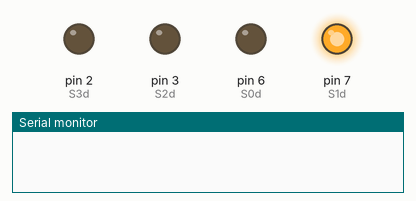
Simulated run of this sketch. Board: Arduino Uno, built with avr-gcc and run on an emulated ATmega328P. Shown: output pins drawn as LEDs (lit = HIGH), the last lines printed to the serial monitor.

Above: at 0.1 s.
At 1.7 s:
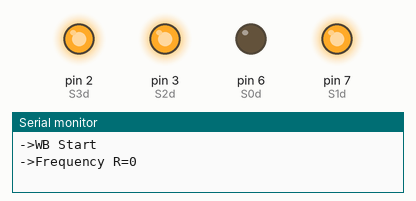
At 2.3 s:
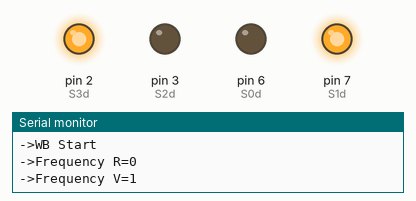
At 2.9 s:
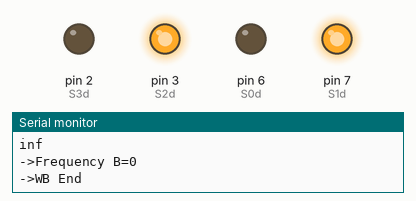
Timing chart, 0 to 4.4 s (numbered marks = the images above):
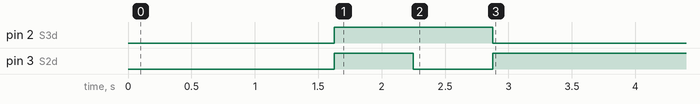

The sketch:

V2.ino
```cpp
#include <TimerOne.h>
#define S0d 6
#define S1d 7
#define S2d 3
#define S3d 2
#define OUTd 11
int Rd = 0;
int Vd = 0;
int g_countd = 0;
int g_arrayd[3];
int g_flagd = 0;
float g_SFd[3];

//#define S0g 12
//#define S1g 4
//#define S2g 8
//#define S3g 9
//#define OUTg 13
//int Rg = 0;
//int Vg = 0;
//int g_countg = 0;
//int g_arrayg[3];
//int g_flagg = 0;
//float g_SFg[3];
//bool rougeDroit, vertDroit, rougeGauche, vertGauche

void TSC_Initd()
{
  pinMode(S0d, OUTPUT);
  pinMode(S1d, OUTPUT);
  pinMode(S2d, OUTPUT);
  pinMode(S3d, OUTPUT);
  pinMode(OUTd, INPUT);
  digitalWrite(S0d, LOW);
  digitalWrite(S1d, HIGH);
}
//void TSC_Initg()
//{
  //pinMode(S0g, OUTPUT);
  //pinMode(S1g, OUTPUT);
  //pinMode(S2g, OUTPUT);
  //pinMode(S3g, OUTPUT);
  //pinMode(OUTg, INPUT);
  //digitalWrite(S0g, LOW);
  //digitalWrite(S1g, HIGH);
//}
void TSC_FilterColord(int Level01, int Level02)
{
  if (Level01 != 0)
    Level01 = HIGH;
  if (Level02 != 0)
    Level02 = HIGH;
  digitalWrite(S2d, Level01);
  digitalWrite(S3d, Level02);
}
//void TSC_FilterColorg(int Level01, int Level02)
//{
  //if (Level01 != 0)
    //Level01 = HIGH;
  //if (Level02 != 0)
    //Level02 = HIGH;
  //digitalWrite(S2g, Level01);
  //digitalWrite(S3g, Level02);
//}
void TSC_Countd()
{
  g_countd ++;
}
//void TSC_Countg()
//{
  //g_countg ++;
//}
void TSC_Callbackd()
{
  switch (g_flagd)
  {
    case 0:
      Serial.println("->WB Start");
      TSC_WBd(LOW, LOW); // Filtre sans rouge
      break;
    case 1:
      Serial.print("->Frequency R=");
      Serial.println(g_countd);
      g_arrayd[0] = g_countd;
      TSC_WBd(HIGH, HIGH); // Filtre sans vert
      break;
    case 2:
      Serial.print("->Frequency V=");
      Serial.println(g_countd);
      g_arrayd[1] = g_countd;
      TSC_WBd(LOW, HIGH); // Filtre sans bleu
      break;
    case 3:
      Serial.print("->Frequency B=");
      Serial.println(g_countd);
      Serial.println("->WB End");
      g_arrayd[2] = g_countd;
      TSC_WBd(HIGH, LOW); // Pas de filtre
      break;
    default:
      g_countd = 0;
      break;
  }
}
//void TSC_Callbackg()
//{
//  switch (g_flagg)
  //{
    //case 0:
      //Serial.println("->WB Start");
      //TSC_WBg(LOW, LOW); // Filtre sans rouge
      //break;
    //case 1:
      //Serial.print("->Frequency R=");
      //Serial.println(g_countg);
      //g_arrayg[0] = g_countg;
      //TSC_WBg(HIGH, HIGH); // Filtre sans vert
      //break;
    //case 2:
     //Serial.print("->Frequency V=");
      //Serial.println(g_countg);
      //g_arrayg[1] = g_countg;
      //TSC_WBg(LOW, HIGH); // Filtre sans bleu
      //break;
    //case 3:
      //Serial.print("->Frequency B=");
      //Serial.println(g_countg);
      //Serial.println("->WB End");
      //g_arrayg[2] = g_countg;
      //TSC_WBg(HIGH, LOW); // Pas de filtre
      //break;
    //default:
      //g_countg = 0;
      //break;
  //}
//}
void TSC_WBd(int Level0, int Level1) // Balance des blancs
{
  g_countd = 0;
  g_flagd ++;
  TSC_FilterColord(Level0, Level1);
  Timer1.setPeriod(625000);
}
//void TSC_WBg(int Level0, int Level1) // Balance des blancs
//{
  //g_countg = 0;
  //g_flagg ++;
  //TSC_FilterColorg(Level0, Level1);
  //Timer1.setPeriod(625000);
//}

void captLumDroit(){
  g_flagd = 0;
  for (int i = 0; i < 3; i++)
    Serial.println(int(g_arrayd[i] * g_SFd[i]));
  Rd = int(g_arrayd[0] * g_SFd[0]);
  Vd = int(g_arrayd[1] * g_SFd[1]);
  //Bd = int(g_arrayd[0] * g_SFd[0]);
  if (Rd > 45 ) {
    Serial.println("ROUGE");
  }
  if (Vd > 39) {
    Serial.println("VERT");
  }
}
//void captLumGauche(){
  //g_flagg = 0;
  //for (int i = 0; i < 3; i++)
    //Serial.println(int(g_arrayg[i] * g_SFg[i]));
  //Rg = int(g_arrayg[0] * g_SFg[0]);
  //Vg = int(g_arrayg[1] * g_SFg[1]);
  //Bg = int(g_arrayg[0] * g_SFg[0]);
  //if (Rg > 45 ) {
    //Serial.println("ROUGE");
  //}
  //if (Vg > 39) {
    //Serial.println("VERT");
  //}
//}

void setup()
{
  Serial.begin(9600);

  TSC_Initd();
  Timer1.initialize();
  Timer1.attachInterrupt(TSC_Callbackd);
  attachInterrupt(0, TSC_Countd, RISING);
  delay(2500);
  for (int i = 0; i < 3; i++)
    Serial.println(g_arrayd[i]);
  g_SFd[0] = 255.0 / g_arrayd[0]; // valeur R
  g_SFd[1] = 255.0 / g_arrayd[1] ; // valeur V
  g_SFd[2] = 255.0 / g_arrayd[2] ; // valeur B
  Serial.println(g_SFd[0]);
  Serial.println(g_SFd[1]);
  Serial.println(g_SFd[2]);
}

  //TSC_Initg();
  //Timer1.initialize();
  //Timer1.attachInterrupt(TSC_Callbackg);
  //attachInterrupt(0, TSC_Countg, RISING);
  //delay(2500);
  //for (int i = 0; i < 3; i++)
    //Serial.println(g_arrayg[i]);
  //g_SFg[0] = 255.0 / g_arrayg[0]; // valeur R
  //g_SFg[1] = 255.0 / g_arrayg[1] ; // valeur V
  //g_SFg[2] = 255.0 / g_arrayg[2] ; // valeur B
  //Serial.println(g_SFg[0]);
  //Serial.println(g_SFg[1]);
  //Serial.println(g_SFg[2]);
//}

//void loop() {
  //captLumDroit();
  //if(Rd > 45){
   // rougeDroit = 1;
  //}
  //if(Vd > 39){
    //vertDroit = 1;
  //}
  //captLumGauche();
  //if(Rg > 45){
    //rougeGauche = 1;
  //}
  //if(Vg > 39){
    //vertGauche = 1;
  //}
  //delay(1875);
//}
```

Measured:
- by itself, pin 2 (S3d): HIGH → LOW at 2.9 s
- by itself, pin 3 (S2d): HIGH → LOW at 2.3 s, → HIGH 0.63 s later
